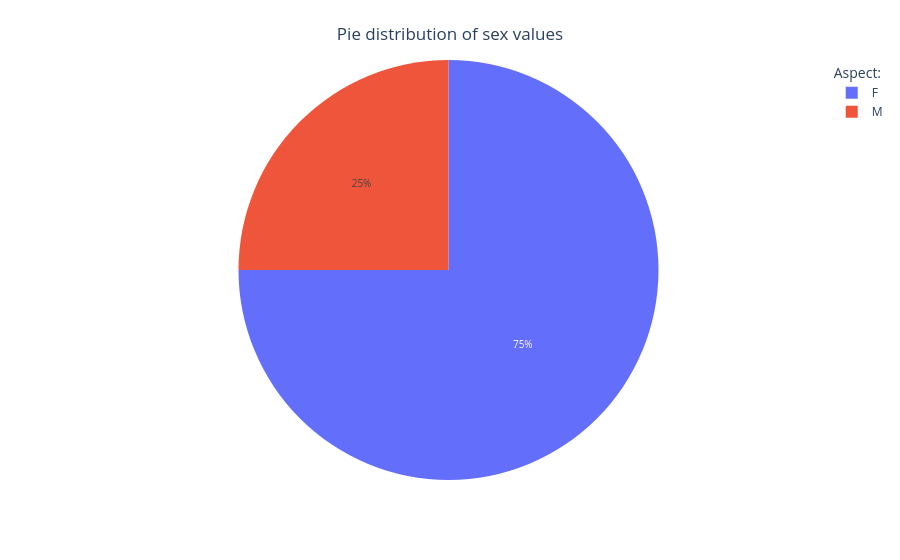

Notebook code for this chart:
### Code cell
# Ensure wsi_meta is defined

sex_counts = wsi_meta.sex.value_counts()

fig = px.pie(values=sex_counts.values, names=sex_counts.index)
fig.update_traces(textposition='inside', textfont_size=10)
fig.update_layout(
    title={
        'text': "Pie distribution of sex values",
        'y':0.95,
        'x':0.5,
        'xanchor': 'center',
        'yanchor': 'top'
    },
    legend_title_text='Aspect:'
)
fig.show()

### Figure 1 — Plotly figure (JSON) as saved in the notebook; plotly's stock layout.template omitted (floating-point values rounded to 4 significant figures)
{"data": [{"domain": {"x": [0, 1], "y": [0, 1]}, "hovertemplate": "label=%{label}<br>value=%{value}<extra></extra>", "labels": ["F", "M"], "legendgroup": "", "name": "", "showlegend": true, "textfont": {"size": 10}, "textposition": "inside", "type": "pie", "values": [3, 1]}], "layout": {"legend": {"title": {"text": "Aspect:"}, "tracegroupgap": 0}, "margin": {"t": 60}, "title": {"text": "Pie distribution of sex values", "x": 0.5, "xanchor": "center", "y": 0.95, "yanchor": "top"}}}
